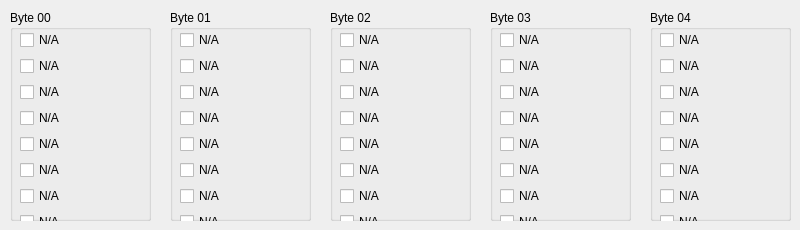
     <widget class="QWidget" name="tab_4">
      <attribute name="title">
       <string>0600</string>
      </attribute>
      <widget class="QGroupBox" name="groupBox_19">
       <property name="geometry">
        <rect>
         <x>170</x>
         <y>10</y>
         <width>141</width>
         <height>211</height>
        </rect>
       </property>
       <property name="title">
        <string>Byte 01</string>
       </property>
       <widget class="QWidget" name="layoutWidget_17">
        <property name="geometry">
         <rect>
          <x>10</x>
          <y>20</y>
          <width>72</width>
          <height>204</height>
         </rect>
        </property>
        <layout class="QVBoxLayout" name="verticalLayout_18">
         <item>
          <widget class="QCheckBox" name="checkBox_137">
           <property name="text">
            <string>N/A</string>
           </property>
          </widget>
         </item>
         <item>
          <widget class="QCheckBox" name="checkBox_138">
           <property name="text">
            <string>N/A</string>
           </property>
          </widget>
         </item>
         <item>
          <widget class="QCheckBox" name="checkBox_139">
           <property name="text">
            <string>N/A</string>
           </property>
          </widget>
         </item>
         <item>
          <widget class="QCheckBox" name="checkBox_140">
           <property name="text">
            <string>N/A</string>
           </property>
          </widget>
         </item>
         <item>
          <widget class="QCheckBox" name="checkBox_141">
           <property name="text">
            <string>N/A</string>
           </property>
          </widget>
         </item>
         <item>
          <widget class="QCheckBox" name="checkBox_142">
           <property name="text">
            <string>N/A</string>
           </property>
          </widget>
         </item>
         <item>
          <widget class="QCheckBox" name="checkBox_143">
           <property name="text">
            <string>N/A</string>
           </property>
          </widget>
         </item>
         <item>
          <widget class="QCheckBox" name="checkBox_144">
           <property name="text">
            <string>N/A</string>
           </property>
          </widget>
         </item>
        </layout>
       </widget>
      </widget>
      <widget class="QGroupBox" name="groupBox_20">
       <property name="geometry">
        <rect>
         <x>490</x>
         <y>10</y>
         <width>141</width>
         <height>211</height>
        </rect>
       </property>
       <property name="title">
        <string>Byte 03</string>
       </property>
       <widget class="QWidget" name="layoutWidget_18">
        <property name="geometry">
         <rect>
          <x>10</x>
          <y>20</y>
          <width>72</width>
          <height>204</height>
         </rect>
        </property>
        <layout class="QVBoxLayout" name="verticalLayout_19">
         <item>
          <widget class="QCheckBox" name="checkBox_145">
           <property name="text">
            <string>N/A</string>
           </property>
          </widget>
         </item>
         <item>
          <widget class="QCheckBox" name="checkBox_146">
           <property name="text">
            <string>N/A</string>
           </property>
          </widget>
         </item>
         <item>
          <widget class="QCheckBox" name="checkBox_147">
           <property name="text">
            <string>N/A</string>
           </property>
          </widget>
         </item>
         <item>
          <widget class="QCheckBox" name="checkBox_148">
           <property name="text">
            <string>N/A</string>
           </property>
          </widget>
         </item>
         <item>
          <widget class="QCheckBox" name="checkBox_149">
           <property name="text">
            <string>N/A</string>
           </property>
          </widget>
         </item>
         <item>
          <widget class="QCheckBox" name="checkBox_150">
           <property name="text">
            <string>N/A</string>
           </property>
          </widget>
         </item>
         <item>
          <widget class="QCheckBox" name="checkBox_151">
           <property name="text">
            <string>N/A</string>
           </property>
          </widget>
         </item>
         <item>
          <widget class="QCheckBox" name="checkBox_152">
           <property name="text">
            <string>N/A</string>
           </property>
          </widget>
         </item>
        </layout>
       </widget>
      </widget>
      <widget class="QGroupBox" name="groupBox_21">
       <property name="geometry">
        <rect>
         <x>10</x>
         <y>10</y>
         <width>141</width>
         <height>211</height>
        </rect>
       </property>
       <property name="title">
        <string>Byte 00</string>
       </property>
       <widget class="QWidget" name="layoutWidget_19">
        <property name="geometry">
         <rect>
          <x>10</x>
          <y>20</y>
          <width>72</width>
          <height>204</height>
         </rect>
        </property>
        <layout class="QVBoxLayout" name="verticalLayout_20">
         <item>
          <widget class="QCheckBox" name="checkBox_153">
           <property name="text">
            <string>N/A</string>
           </property>
          </widget>
         </item>
         <item>
          <widget class="QCheckBox" name="checkBox_154">
           <property name="text">
            <string>N/A</string>
           </property>
          </widget>
         </item>
         <item>
          <widget class="QCheckBox" name="checkBox_155">
           <property name="text">
            <string>N/A</string>
           </property>
          </widget>
         </item>
         <item>
          <widget class="QCheckBox" name="checkBox_156">
           <property name="text">
            <string>N/A</string>
           </property>
          </widget>
         </item>
         <item>
          <widget class="QCheckBox" name="checkBox_157">
           <property name="text">
            <string>N/A</string>
           </property>
          </widget>
         </item>
         <item>
          <widget class="QCheckBox" name="checkBox_158">
           <property name="text">
            <string>N/A</string>
           </property>
          </widget>
         </item>
         <item>
          <widget class="QCheckBox" name="checkBox_159">
           <property name="text">
            <string>N/A</string>
           </property>
          </widget>
         </item>
         <item>
          <widget class="QCheckBox" name="checkBox_160">
           <property name="text">
            <string>N/A</string>
           </property>
          </widget>
         </item>
        </layout>
       </widget>
      </widget>
      <widget class="QGroupBox" name="groupBox_22">
       <property name="geometry">
        <rect>
         <x>330</x>
         <y>10</y>
         <width>141</width>
         <height>211</height>
        </rect>
       </property>
       <property name="title">
        <string>Byte 02</string>
       </property>
       <widget class="QWidget" name="layoutWidget_20">
        <property name="geometry">
         <rect>
          <x>10</x>
          <y>20</y>
          <width>72</width>
          <height>204</height>
         </rect>
        </property>
        <layout class="QVBoxLayout" name="verticalLayout_21">
         <item>
          <widget class="QCheckBox" name="checkBox_161">
           <property name="text">
            <string>N/A</string>
           </property>
          </widget>
         </item>
         <item>
          <widget class="QCheckBox" name="checkBox_162">
           <property name="text">
            <string>N/A</string>
           </property>
          </widget>
         </item>
         <item>
          <widget class="QCheckBox" name="checkBox_163">
           <property name="text">
            <string>N/A</string>
           </property>
          </widget>
         </item>
         <item>
          <widget class="QCheckBox" name="checkBox_164">
           <property name="text">
            <string>N/A</string>
           </property>
          </widget>
         </item>
         <item>
          <widget class="QCheckBox" name="checkBox_165">
           <property name="text">
            <string>N/A</string>
           </property>
          </widget>
         </item>
         <item>
          <widget class="QCheckBox" name="checkBox_166">
           <property name="text">
            <string>N/A</string>
           </property>
          </widget>
         </item>
         <item>
          <widget class="QCheckBox" name="checkBox_167">
           <property name="text">
            <string>N/A</string>
           </property>
          </widget>
         </item>
         <item>
          <widget class="QCheckBox" name="checkBox_168">
           <property name="text">
            <string>N/A</string>
           </property>
          </widget>
         </item>
        </layout>
       </widget>
      </widget>
      <widget class="QGroupBox" name="groupBox_23">
       <property name="geometry">
        <rect>
         <x>650</x>
         <y>10</y>
         <width>141</width>
         <height>211</height>
        </rect>
       </property>
       <property name="title">
        <string>Byte 04</string>
       </property>
       <widget class="QWidget" name="layoutWidget_21">
        <property name="geometry">
         <rect>
          <x>10</x>
          <y>20</y>
          <width>72</width>
          <height>204</height>
         </rect>
        </property>
        <layout class="QVBoxLayout" name="verticalLayout_22">
         <item>
          <widget class="QCheckBox" name="checkBox_169">
           <property name="text">
            <string>N/A</string>
           </property>
          </widget>
         </item>
         <item>
          <widget class="QCheckBox" name="checkBox_170">
           <property name="text">
            <string>N/A</string>
           </property>
          </widget>
         </item>
         <item>
          <widget class="QCheckBox" name="checkBox_171">
           <property name="text">
            <string>N/A</string>
           </property>
          </widget>
         </item>
         <item>
          <widget class="QCheckBox" name="checkBox_172">
           <property name="text">
            <string>N/A</string>
           </property>
          </widget>
         </item>
         <item>
          <widget class="QCheckBox" name="checkBox_173">
           <property name="text">
            <string>N/A</string>
           </property>
          </widget>
         </item>
         <item>
          <widget class="QCheckBox" name="checkBox_174">
           <property name="text">
            <string>N/A</string>
           </property>
          </widget>
         </item>
         <item>
          <widget class="QCheckBox" name="checkBox_175">
           <property name="text">
            <string>N/A</string>
           </property>
          </widget>
         </item>
         <item>
          <widget class="QCheckBox" name="checkBox_176">
           <property name="text">
            <string>N/A</string>
           </property>
          </widget>
         </item>
        </layout>
       </widget>
      </widget>
     </widget>
